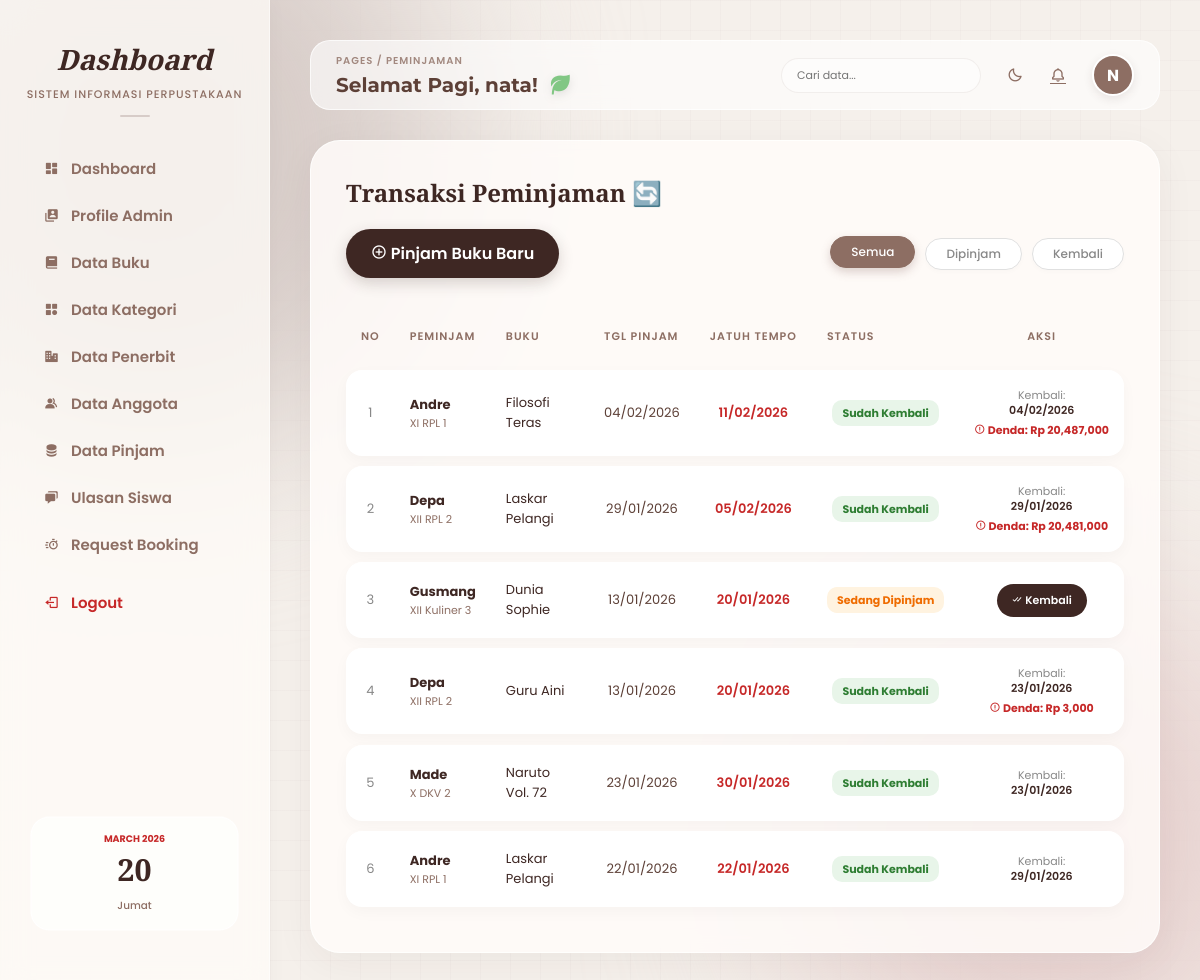
The app's page /dashboard.php?page=peminjaman (signed in) with its own data.
### tables this page shows
CREATE TABLE `users` (
  `id` int(11) NOT NULL,
  `nama` varchar(100) NOT NULL,
  `no_tlp` varchar(20) NOT NULL,
  `email` varchar(100) NOT NULL,
  `username` varchar(12) NOT NULL,
  `password` varchar(12) NOT NULL,
  `akses` varchar(12) NOT NULL
);

CREATE TABLE `tbl_peminjaman` (
  `id_peminjaman` int(11) NOT NULL,
  `id_buku` varchar(20) NOT NULL,
  `id_anggota` varchar(20) NOT NULL,
  `tgl_pinjam` date NOT NULL,
  `jatuh_tempo` date NOT NULL,
  `tgl_kembali` date DEFAULT NULL,
  `status` enum('Dipinjam','Kembali') NOT NULL DEFAULT 'Dipinjam',
  `denda` int(11) NOT NULL DEFAULT 0
);

CREATE TABLE `tbl_anggota` (
  `id_anggota` varchar(20) NOT NULL,
  `nama_anggota` varchar(100) NOT NULL,
  `kelas` varchar(50) NOT NULL,
  `no_tlp` varchar(20) NOT NULL,
  `status` enum('Aktif','Tidak Aktif') NOT NULL DEFAULT 'Aktif',
  `password` varchar(255) DEFAULT '123'
);

CREATE TABLE `tbl_buku` (
  `id_buku` varchar(10) NOT NULL,
  `judul_buku` varchar(200) NOT NULL,
  `sinopsis_buku` varchar(300) NOT NULL,
  `jumlah_halaman` int(11) NOT NULL,
  `jumlah_buku` int(11) NOT NULL,
  `id_kategori` varchar(10) NOT NULL,
  `id_penerbit` varchar(10) NOT NULL,
  `tahun_terbit` int(11) NOT NULL
);

### peminjaman/view_peminjaman.php (the view, shortened to what this page needs)
<?php
$status_filter = isset($_GET['status']) ? $_GET['status'] : '';
$query_sql = "SELECT p.*, a.nama_anggota, a.kelas, b.judul_buku
              FROM tbl_peminjaman p
              LEFT JOIN tbl_anggota a ON p.id_anggota = a.id_anggota
              LEFT JOIN tbl_buku b ON p.id_buku = b.id_buku";
$query_sql .= " ORDER BY p.id_peminjaman DESC";
$data = mysqli_query($koneksi, $query_sql);
?>
<div class="table-container fade-in-up">
    <h2 style="font-family: 'Playfair Display', serif; color: #3E2723; margin-bottom: 20px;">
        Transaksi Peminjaman 🔄
    </h2>
    <div style="display: flex; justify-content: space-between; align-items: center; margin-bottom: 25px;">
        <a href="?page=tambah_peminjaman" class="btn-tambah" style="margin-bottom: 0; box-shadow: 0 5px 15px rgba(62, 39, 35, 0.2);">
            <i class='bx bx-plus-circle'></i> Pinjam Buku Baru
        </a>
        <div style="display: flex; gap: 10px;">
            <a href="?page=peminjaman" class="filter-btn btn-all <?php echo ($status_filter=='') ? 'active' : 'btn-inactive'; ?>">Semua</a>
            <a href="?page=peminjaman&status=pinjam" class="filter-btn btn-pinjam <?php echo ($status_filter=='pinjam') ? 'active' : 'btn-inactive'; ?>">Dipinjam</a>
            <a href="?page=peminjaman&status=kembali" class="filter-btn btn-kembali <?php echo ($status_filter=='kembali') ? 'active' : 'btn-inactive'; ?>">Kembali</a>
        </div>
    </div>
    <table class="styled-table">
        <thead>
            <tr>
                <th>No</th>
                <th>Peminjam</th>
                <th>Buku</th>
                <th>Tgl Pinjam</th>
                <th>Jatuh Tempo</th>
                <th>Status</th>
                <th>Aksi</th>
            </tr>
        </thead>
        <tbody>
            <?php
            $no = 1;
            if(mysqli_num_rows($data) > 0){
                while($row = mysqli_fetch_array($data)) {
            ?>
            <tr>
                <td style="text-align: center; color: #888;"><?= $no++; ?></td>
                <td>
                    <div style="font-weight: 700; color: #3E2723;"><?= htmlspecialchars($row['nama_anggota'] ?? 'Tanpa Nama'); ?></div>
                    <div style="font-size: 11px; color: #8D6E63;"><?= $row['kelas'] ?? '-'; ?></div>
                </td>
                <td style="max-width: 200px; white-space: normal;"><?= htmlspecialchars($row['judul_buku']); ?></td>
                <td style="text-align: center; color: #5D4037;"><?= date('d/m/Y', strtotime($row['tgl_pinjam'])); ?></td>
                <td style="text-align: center; color: #C62828; font-weight: 600;">
                    <?= date('d/m/Y', strtotime($row['jatuh_tempo'])); ?>
                </td>
                <td style="text-align: center;">
                    <?php if($row['status'] == 'Dipinjam') { ?>
                        <span class="badge-stok" style="background: #FFF3E0; color: #EF6C00;">Sedang Dipinjam</span>
                    <?php } else { ?>
                        <span class="badge-stok" style="background: #E8F5E9; color: #2E7D32;">Sudah Kembali</span>
                    <?php } ?>
                </td>
                <td style="text-align: center;">
                    <?php if($row['status'] == 'Dipinjam') { ?>
                        <a href="peminjaman/proses_kembali.php?id=<?= $row['id_peminjaman']?>&buku=<?= $row['id_buku']?>"
                           onclick="return confirm('Apakah buku ini dikembalikan? Sistem akan menghitung denda otomatis.')"
                           class="btn-kecil" style="background: #3E2723; padding: 8px 15px;">
                           <i class='bx bx-check-double'></i> Kembali
                        </a>
                    <?php } else { ?>
                        <div style="font-size: 11px; line-height: 1.4;">
                            <span style="color: #888;">Kembali:</span> <br>
                            <span style="color: #3E2723; font-weight: 600;"><?= date('d/m/Y', strtotime($row['tgl_kembali'])); ?></span>
                            <?php if(isset($row['denda']) && $row['denda'] > 0) { ?>
                                <div style="margin-top: 4px; color: #C62828; font-weight: bold; font-size: 11px;">
                                    <i class='bx bx-error-circle'></i> Denda: Rp <?= number_format($row['denda']); ?>
                                </div>
                            <?php } ?>
                        </div>
                    <?php } ?>
                </td>
            </tr>
            <?php
                }
            } else {
                echo "<tr><td colspan='7' style='text-align:center; padding:30px; color:#888;'>Belum ada data transaksi.</td></tr>";
            }
            ?>
        </tbody>
    </table>
</div>

### dashboard.php (shortened to what this page needs)
<?php
include 'inc/koneksi.php';
$user = $_SESSION['username'];
$query = "SELECT * FROM users WHERE username='$user'";
$hasil = mysqli_query($koneksi, $query);
$tampil = mysqli_fetch_array($hasil);
$inisial = strtoupper(substr($tampil['username'], 0, 1));
$notif_q = mysqli_query($koneksi, "SELECT COUNT(*) as jumlah FROM tbl_booking WHERE status='Menunggu'");
$notif_d = mysqli_fetch_assoc($notif_q);
$jml_notif = $notif_d['jumlah'];
$hari_ini = date('l');
$tanggal = date('d');
$bulan_tahun = date('F Y');
$hari_indo = ['Sunday'=>'Minggu', 'Monday'=>'Senin', 'Tuesday'=>'Selasa', 'Wednesday'=>'Rabu', 'Thursday'=>'Kamis', 'Friday'=>'Jumat', 'Saturday'=>'Sabtu'];
$hari_fix = $hari_indo[$hari_ini];
?>
<!DOCTYPE html>
<html lang="id">
<head>
    <link href='https://unpkg.com/boxicons@2.1.4/css/boxicons.min.css' rel='stylesheet'>
    <link rel="stylesheet" href="style.css?v=<?php echo time(); ?>">
</head>
<body>
    <div class="dashboard-container">
        <div class="sidebar">
            <div class="sidebar-header">
                <h2>Dashboard</h2>
                <p>Sistem Informasi Perpustakaan</p>
            </div>
            <ul class="nav-links">
                <li><a href="dashboard.php"><i class='bx bxs-dashboard'></i> Dashboard</a></li>
                <li><a href="?page=profile"><i class='bx bxs-user-account'></i> Profile Admin</a></li>
                <li><a href="?page=buku"><i class='bx bxs-book'></i> Data Buku</a></li>
                <li><a href="?page=kategori"><i class='bx bxs-category'></i> Data Kategori</a></li>
                <li><a href="?page=penerbit"><i class='bx bxs-business'></i> Data Penerbit</a></li>
                <li><a href="?page=anggota"><i class='bx bxs-group'></i> Data Anggota</a></li>
                <li><a href="?page=peminjaman"><i class='bx bxs-data'></i> Data Pinjam</a></li>
                <li><a href="?page=ulasan"><i class='bx bxs-chat'></i> Ulasan Siswa</a></li>
                <li>
                    <a href="?page=booking" style="<?php if($jml_notif > 0) echo 'color:#C62828; font-weight:bold;'; ?>">
                        <i class='bx bx-timer'></i> Request Booking
                    </a>
                </li>
                <li><a href="#" class="logout-link" onclick="konfirmasiLogout(event)"><i class='bx bx-log-out'></i> Logout</a></li>
            </ul>
            <div class="sidebar-footer">
                <div class="calendar-widget">
                    <span class="cal-month"><?php echo $bulan_tahun; ?></span>
                    <h1 class="cal-day"><?php echo $tanggal; ?></h1>
                    <span class="cal-day-name"><?php echo $hari_fix; ?></span>
                </div>
            </div>
        </div>
        <div class="main-content">
            <div class="top-header">
                <div class="header-left">
                    <div class="breadcrumb">Pages / <span><?php echo isset($_GET['page']) ? ucfirst($_GET['page']) : 'Dashboard'; ?></span></div>
                    <div class="header-welcome">
                        <?php
                        $jam = date('H');
                        if ($jam >= 4 && $jam < 11) { $sapaan = "Selamat Pagi"; $icon = "<i class='bx bxs-leaf mood-icon' style='color: #81C784; font-size: 24px;'></i>"; }
                        elseif ($jam >= 11 && $jam < 15) { $sapaan = "Selamat Siang"; $icon = "<i class='bx bxs-sun mood-icon' style='color: #FFB74D; font-size: 24px;'></i>"; }
                        elseif ($jam >= 15 && $jam < 18) { $sapaan = "Selamat Sore"; $icon = "<i class='bx bxs-coffee mood-icon' style='color: #8D6E63; font-size: 24px;'></i>"; }
                        else { $sapaan = "Selamat Malam"; $icon = "<i class='bx bxs-moon mood-icon' style='color: #7986CB; font-size: 24px;'></i>"; }
                        ?>
                        <div class="greeting-wrapper">
                            <h3 class="greeting-text"><?php echo $sapaan; ?>, <?php echo htmlspecialchars($tampil['username']); ?>!</h3>
                            <?php echo $icon; ?>
                        </div>
                    </div>
                </div>
                <div class="header-right">
                    <form action="dashboard.php" method="GET" class="search-box">
                        <input type="text" name="keyword" class="search-input" placeholder="Cari data..." autocomplete="off">
                    </form>
                    <div style="display: flex; align-items: center; gap: 5px;">
                        <div class="notif-btn" id="darkModeBtn" title="Ganti Mode Gelap/Terang" style="cursor: pointer;"><i class='bx bx-moon'></i></div>
                        <a href="?page=booking" class="notif-btn" title="Lihat Request Booking"><i class='bx bx-bell'></i><?php if($jml_notif > 0): ?><span class="notif-dot"></span><?php endif; ?></a>
                    </div>
                    <div class="profile-dropdown">
                        <div class="mini-avatar"><?php echo $inisial; ?></div>
                    </div>
                </div>
            </div>
            <div class="content-wrapper">
                <?php
                if (isset($_GET['page'])) {
                    $page = $_GET['page'];
                    switch ($page) {
                        case 'peminjaman': include "peminjaman/view_peminjaman.php"; break;
                    }
                } ?>
            </div>
        </div>
    </div>
</body>
</html>

### records on screen
users: username "nata", username "N"
tbl_peminjaman: id_anggota.nama_anggota "Andre", id_anggota.kelas "XI RPL 1", id_buku.judul_buku "Filosofi Teras", tgl_pinjam "04/02/2026", jatuh_tempo "11/02/2026", status "Sudah Kembali", tgl_kembali "04/02/2026", denda "20,487,000"
tbl_peminjaman: id_anggota.nama_anggota "Depa", id_anggota.kelas "XII RPL 2", id_buku.judul_buku "Laskar Pelangi", tgl_pinjam "29/01/2026", jatuh_tempo "05/02/2026", status "Sudah Kembali", tgl_kembali "29/01/2026", denda "20,481,000"
tbl_peminjaman: id_anggota.nama_anggota "Gusmang", id_anggota.kelas "XII Kuliner 3", id_buku.judul_buku "Dunia Sophie", tgl_pinjam "13/01/2026", jatuh_tempo "20/01/2026", status "Sedang Dipinjam"
tbl_peminjaman: id_anggota.nama_anggota "Depa", id_anggota.kelas "XII RPL 2", id_buku.judul_buku "Guru Aini", tgl_pinjam "13/01/2026", jatuh_tempo "20/01/2026", status "Sudah Kembali", tgl_kembali "23/01/2026", denda "3,000"
tbl_peminjaman: id_anggota.nama_anggota "Made", id_anggota.kelas "X DKV 2", id_buku.judul_buku "Naruto Vol. 72", tgl_pinjam "23/01/2026", jatuh_tempo "30/01/2026", status "Sudah Kembali", tgl_kembali "23/01/2026"
tbl_peminjaman: id_anggota.nama_anggota "Andre", id_anggota.kelas "XI RPL 1", id_buku.judul_buku "Laskar Pelangi", tgl_pinjam "22/01/2026", jatuh_tempo "22/01/2026", status "Sudah Kembali", tgl_kembali "29/01/2026"

### other values on screen
$_GET['page'] "PEMINJAMAN"
$sapaan "Selamat Pagi"
